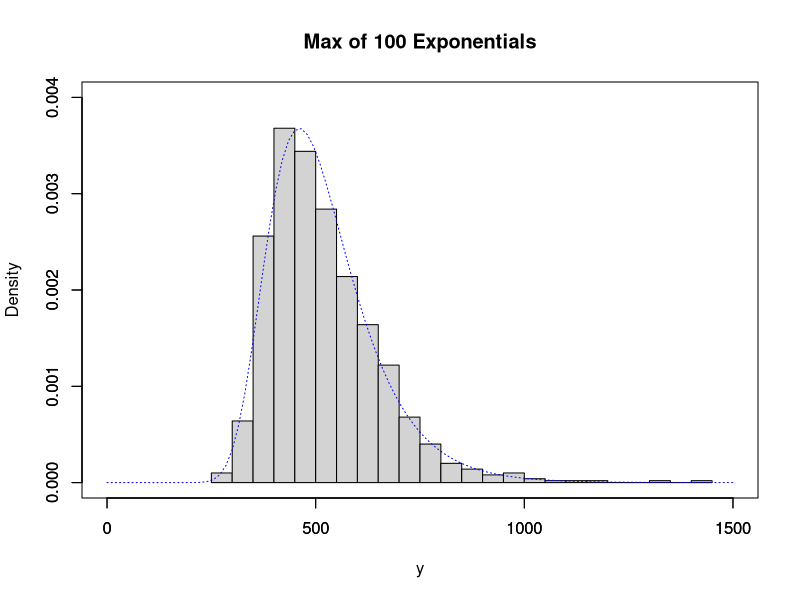

Write R code to recreate this figure.
# the maximum of 100 exponential variables

y <- apply(matrix(rexp(1000*100,1/100),1000,100),1,max)
hist(y,nclass=20,probability=T,xlim=c(0,1500),ylim=c(0,0.004),main="Max of 100 Exponentials")

f <- function(z) exp(-(z-100*log(100))/100-exp(-(z-100*log(100))/100))/100
par(new=T)
plot(f,0,1500,ylim=c(0,0.004),lty="dotted",col="blue",xlab="",ylab="")

# end
